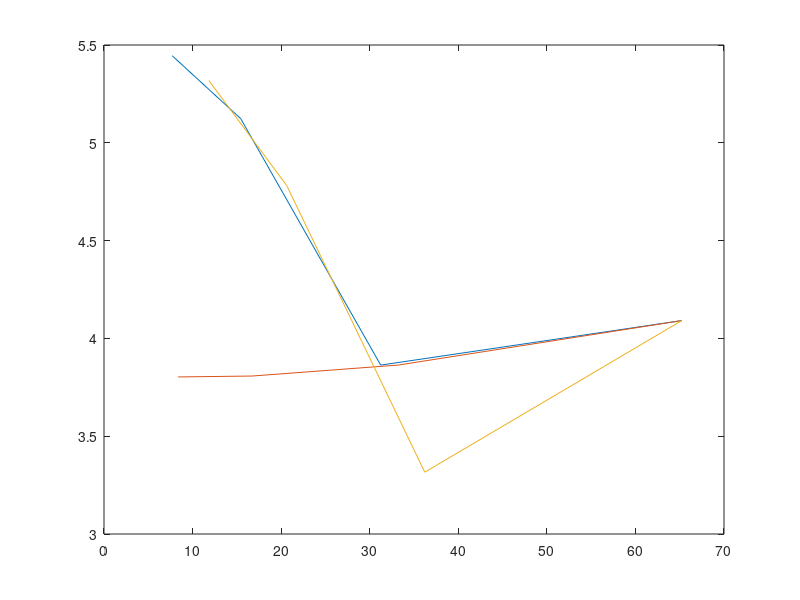
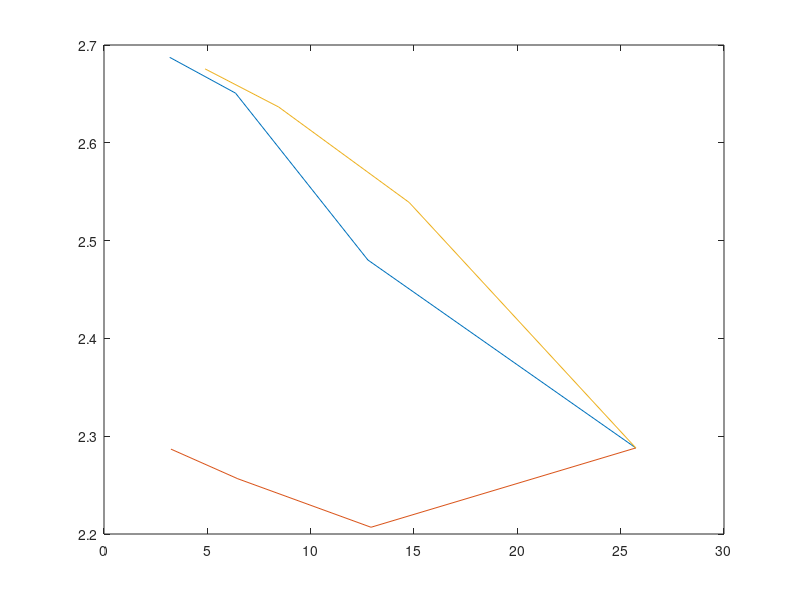
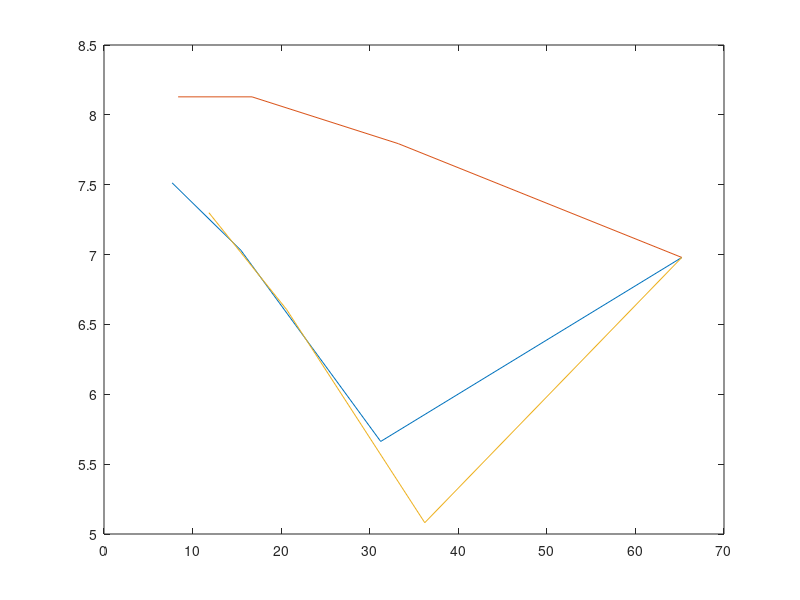
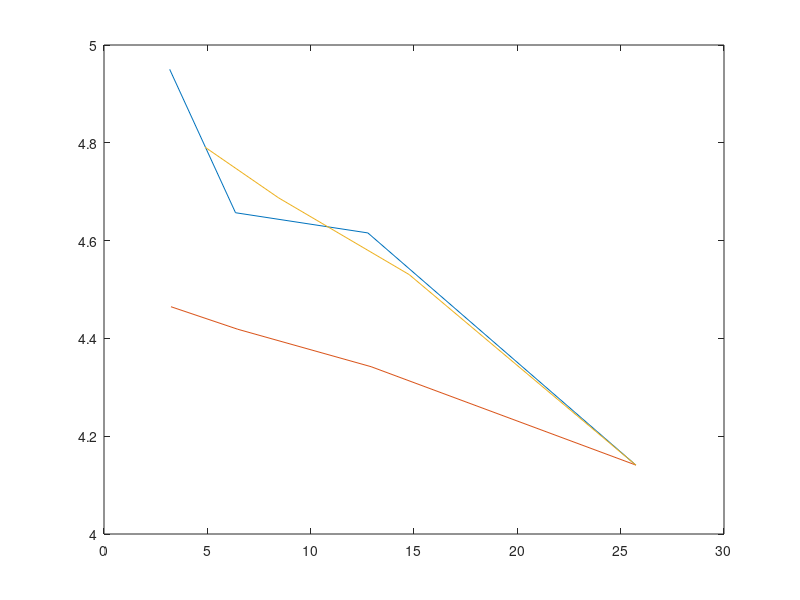

Write the MATLAB code that produced these figures, in order.
clear
clc

irrAvgLoop = [4.0911, 3.8635,5.1235,5.4454];
irrMaxLoop = [6.9793, 5.6624,7.0322,7.5132];

irrAvgMb = [4.0911, 3.8637,3.8076,3.8030];
irrMaxMb = [6.9793,7.7939,8.1289,8.1289];

irrAvgRoot = [4.0911, 3.3160,4.7823,5.3181];
irrMaxRoot = [6.9793,5.0810,6.6063,7.2999];

%% 
regularAvgLoop = [2.288, 2.4802,2.6508,2.6874];
regularMaxLoop = [4.1410,4.6157,4.6570,4.9502];

regularAvgMb = [2.288, 2.2069,2.2565,2.2868];
regularMaxMb = [4.1410,4.3422,4.4187,4.4648];

regularAvgRoot = [2.288, 2.5390,2.6366,2.6756];
regularMaxRoot = [4.1410,4.5305,4.6873,4.7910];

irrhloop = [65.236, 31.240, 15.435,  7.693];
irrhMb =   [65.236, 33.230, 16.708,  8.369];   
irrhRoot = [65.236, 36.215, 20.620,  11.839];

regularhloop = [25.733	12.768, 6.364, 3.178];
regularhMb =   [25.733 12.920, 6.473, 3.239];
regularhRoot = [25.733 14.767, 8.452, 4.890];

figure(1)
plot(irrhloop,irrAvgLoop);
hold on
plot(irrhMb,irrAvgMb);
hold on
plot(irrhRoot,irrAvgRoot);

figure(2)
plot(regularhloop,regularAvgLoop);
hold on
plot(regularhMb,regularAvgMb);
hold on
plot(regularhRoot,regularAvgRoot);

figure(3)
plot(irrhloop,irrMaxLoop);
hold on
plot(irrhMb,irrMaxMb);
hold on
plot(irrhRoot,irrMaxRoot);

figure(4)
plot(regularhloop,regularMaxLoop);
hold on
plot(regularhMb,regularMaxMb);
hold on
plot(regularhRoot,regularMaxRoot);
